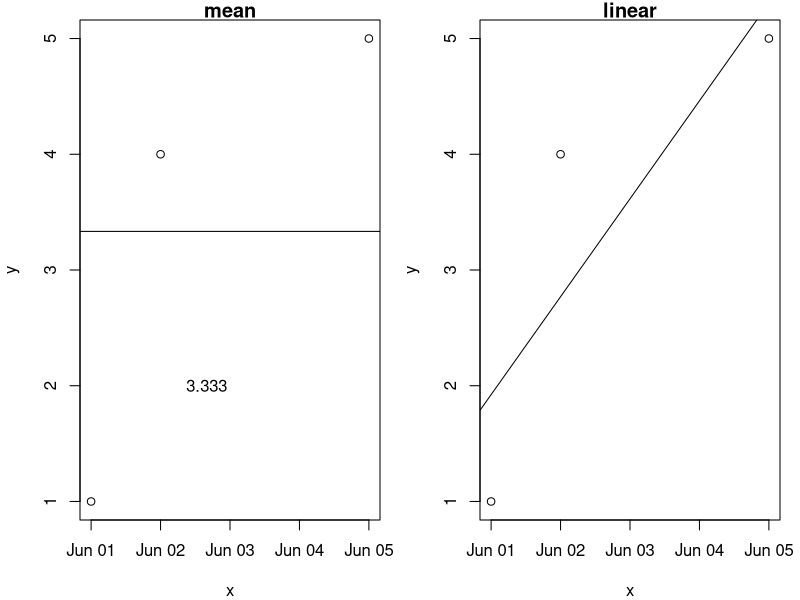
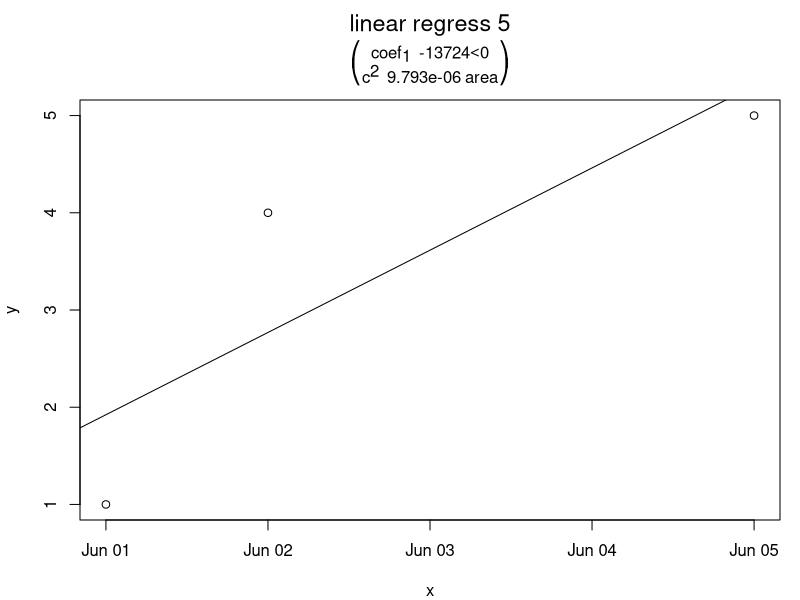

Here is the R script that generated these plots, in order:
y<-c(1,4,5)
x<-c("2014/06/01","2014/06/02","2014/06/05")
class(x)
x<-strptime(x,"%Y/%m/%d")
class(x)

par(mfrow=c(1,2),mar=c(4,4,1,1))
plot(x,y,main="mean")
abline(h=mean(y))
text(x=mean(x),
     y=min(y)+1,
     label=round(mean(y),3))

x<-as.POSIXct(x)
class(x)
coef<-lm(y~x)
s1<-paste(signif(coef$coefficients[1],5))
s2<-as.character(signif(coef$coefficients[2],4))

plot(x,y,main="linear")
abline(lm(y~x))
mtext(paste(s1,s2,sep=" "),side=1,line=4,outer=F)




par(mfrow=c(1,1),mar=c(4,4,5,1))

n <- 5
plot(x,y)
title(main=
        bquote(
          textstyle(
            atop(
              paste("linear regress ",.(n)), # n is numeric
                 bgroup("(",
                        atop(coef[1]~~ .(s1)<0, # ~ for a space
                             c^2~~ .(s2)~area), # ~~ for larger space
                        ")"
                        )
                 )
            )
          ), 
      cex.main=2
)
abline(lm(y~x))


